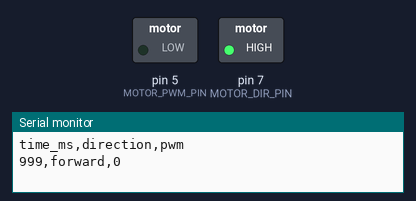
Recording of a sketch running on a simulated Arduino Uno, built with avr-gcc and run on an emulated ATmega328P. Parts: switched loads named in the sketch (green lamp = pin HIGH), the last lines printed to the serial monitor.

Above: at 1.05 s.
At 9.35 s:
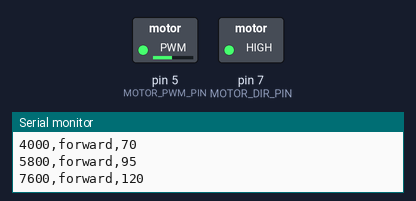
At 14.75 s:
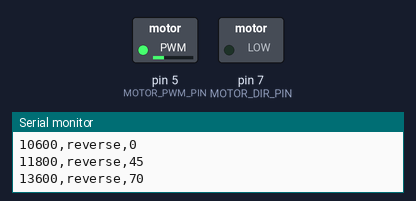
At 20.15 s:
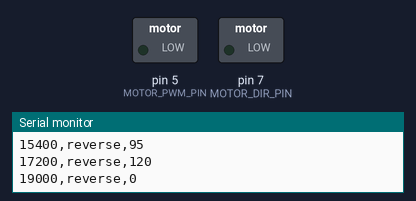
Timing chart, 0 to 26.0 s (numbered marks = the images above):
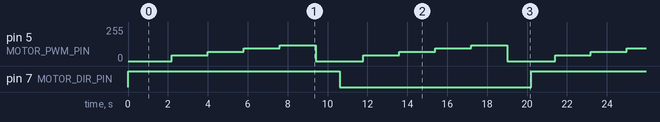

Measured:
- by itself, pin 5 (MOTOR_PWM_PIN): repeats every 9.6 s: 70/255 1.8 s, 95/255 1.8 s, 120/255 1.8 s, 0/255 2.4 s, 45/255 1.8 s
- by itself, pin 7 (MOTOR_DIR_PIN): alternates HIGH for 9.6 s and LOW for 9.6 s

The sketch:

dc_motor_mg1012_check.ino
```cpp
/*
  dc_motor_mg1012_check.ino

  DCモータを低PWMから段階的に回し、回転開始PWM、停止、方向を確認する。
  ロボット本体コードとは独立した、Arduino IDE用の単体性能検証スケッチ。

  配線例:
    モータドライバ PWM -> D5
    モータドライバ DIR -> D7
    モータ電源 -> 外部電源
    モータドライバGND と Arduino GND を共通

  シリアルモニター:
    115200bps
*/

const int MOTOR_PWM_PIN = 5;
const int MOTOR_DIR_PIN = 7;
// 低めのPWMから順に試す。動き出しPWMと発熱を確認するため、最大値は控えめにする。
const int PWM_VALUES[] = {0, 45, 70, 95, 120, 0};
const int PWM_COUNT = sizeof(PWM_VALUES) / sizeof(PWM_VALUES[0]);
// 各PWMを少し保持し、目視で回転の有無と方向を確認できるようにする。
const unsigned long STEP_HOLD_MS = 1800;
const unsigned long STOP_HOLD_MS = 1200;

int stepIndex = 0;
int direction = HIGH;
unsigned long stepStartedMs = 0;

void applyMotor(int pwm, int dir) {
  // 先に方向を決めてからPWMを出す。pwm=0なら停止。
  digitalWrite(MOTOR_DIR_PIN, dir);
  analogWrite(MOTOR_PWM_PIN, constrain(pwm, 0, 255));

  // 実際に出した方向とPWMをCSVで記録する。
  Serial.print(millis());
  Serial.print(',');
  Serial.print(dir == HIGH ? F("forward") : F("reverse"));
  Serial.print(',');
  Serial.println(pwm);
}

void setup() {
  Serial.begin(115200);
  pinMode(MOTOR_PWM_PIN, OUTPUT);
  pinMode(MOTOR_DIR_PIN, OUTPUT);
  analogWrite(MOTOR_PWM_PIN, 0);
  digitalWrite(MOTOR_DIR_PIN, direction);
  delay(1000);
  Serial.println(F("time_ms,direction,pwm"));
  applyMotor(PWM_VALUES[stepIndex], direction);
  stepStartedMs = millis();
}

void loop() {
  unsigned long now = millis();
  int currentPwm = PWM_VALUES[stepIndex];
  unsigned long holdMs = currentPwm == 0 ? STOP_HOLD_MS : STEP_HOLD_MS;

  if (now - stepStartedMs < holdMs) {
    return;
  }

  stepIndex++;
  if (stepIndex >= PWM_COUNT) {
    stepIndex = 0;
    // 1セット終わるたびに回転方向を反転して、配線方向を確認する。
    direction = direction == HIGH ? LOW : HIGH;
  }

  applyMotor(PWM_VALUES[stepIndex], direction);
  stepStartedMs = now;
}
```
